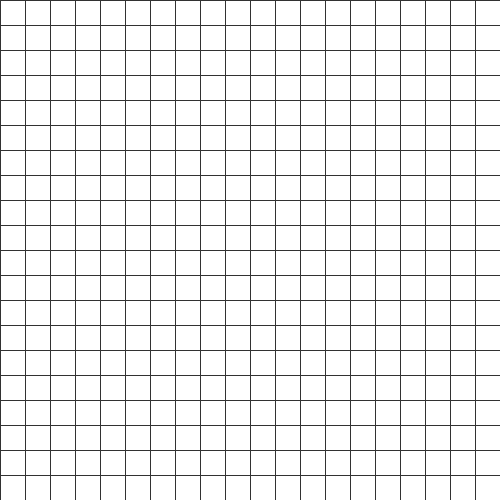
Frame 1 (no input)
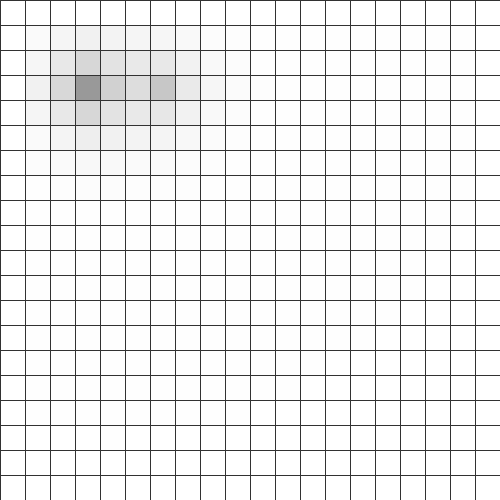
Frame 60 (the mouse pressed at the canvas centre just before this capture)
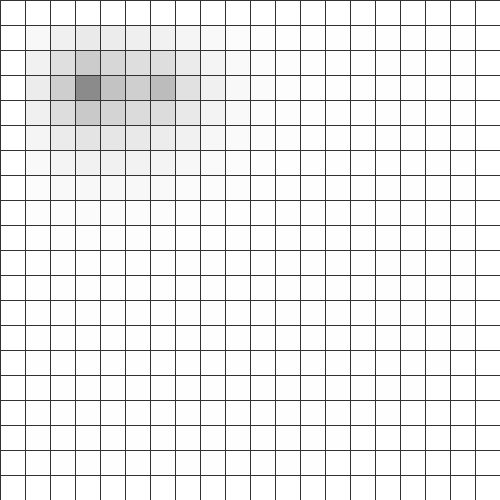
Frame 120 (the mouse held since frame 60 and released just before this capture)

The Processing sketch that drew these frames (run headless with seeded random() and noise(); from frame 60 on, the mouse is pressed at the canvas centre):

// Processing sketch: fluid_simulation
// ── fluid_simulation.pde

int N = 20;

float[] dens0, dens;
float[] srcDens;
float[] u0, u, v0, v;

float cellWidth;
float cellHeight;

float currentTime;
float prevTime;
float dt;

void setup() {

  size(500, 500);

  dens0 = new float[(N)*(N)];
  dens  = new float[(N)*(N)];
  srcDens  = new float[(N)*(N)];
  u0  = new float[(N)*(N)];
  u  = new float[(N)*(N)];
  v0  = new float[(N)*(N)];
  v  = new float[(N)*(N)];

  cellWidth = width/N;
  cellHeight = height/N;

  currentTime = millis();
  prevTime = currentTime;

  srcDens[index(3, 3)] = 2;
  srcDens[index(6, 3)] = 1;
}

void draw() {

  currentTime = millis();
  dt = (currentTime - prevTime)/1000;
  prevTime = currentTime;

  addSource(dens, srcDens, dt);
  diffuse(dens, dens0, dt, 0.005);
  swapDensity();

  background(255);

  showDens();
  showGrid();
}

void addSource(float[] dens, float[] source, float dt) {

  for (int i = 0; i < (N)*(N); i++) {
    dens[i] += dt*source[i];

    //if (dens[i] > 1) dens[i] = 1;
  }
}

void diffuse(float[] d0, float[] d, float dt, float diff) {

  float a = dt*N*N*diff;
  float b = 1/(1+4*a);

  // using gauss-seidel method to calculate new density
  for (int k=0; k <= 30; k++) {
    for (int i=1; i < N-1; i++) {
      for (int j=1; j < N-1; j++) {

        d[index(i, j)] = (d0[index(i, j)] + a*(d[index(i+1, j)] + d[index(i-1, j)]+
          d[index(i, j+1)]+d[index(i, j-1)]))*b;
      }
    }
    setBound(d);
  }
}

void setBound(float[] prop) {
  for (int i=1; i < N-1; i++) {

    prop[index(0, i)] = 0; //left wall
    prop[index(N-1, i)] = 0; //right wall
    prop[index(i, 0)] = 0; //top wall
    prop[index(i, N-1)] = 0; //bottom wall
  }
}

void swapDensity() {
  float[] temp = dens;
  dens = dens0;
  dens0 = temp;
  
}

void showGrid() {

  for (int i=0; i < N; i++) {
    float x = i*cellWidth;
    float y = i*cellHeight;


    stroke(50);
    line(x, 0, x, height);
    line(0, y, width, y);
  }
}

void showDens() {

  for (int i=0; i < N; i++) {
    for (int j=0; j < N; j++) {
      float x0 = i * cellWidth;
      float y0 = j * cellHeight;
      float x = x0 + cellWidth;
      float y = y0 + cellHeight;

      int col = (int)map(dens[index(i, j)], 0, 1, 255, 0);

      noStroke();
      fill(col);
      rect(x0, y0, x, y);
    }
  }
}

int index(int i, int j) {
  int ind = i + (N)*j;
  return ind;
}

void mousePressed() {
}
